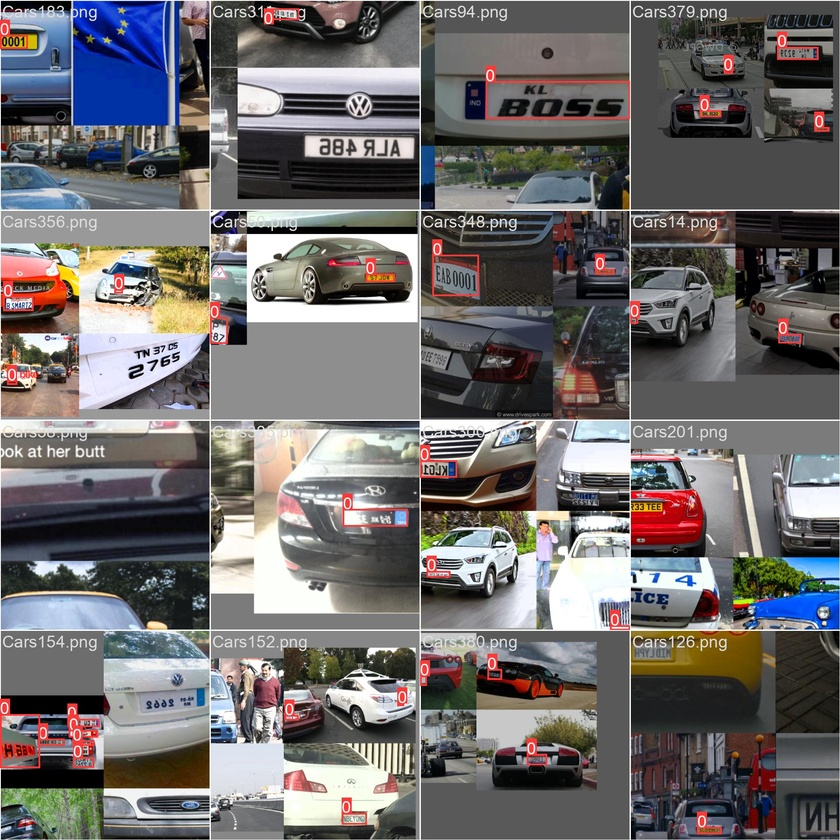
#> input picture models/stepzerotest/train_batch0.jpg, 840 x 840 px, shrunk from 1920 x 1920 before the run; its folder holds only this picture in this run
$ python -i preprocess.py   (imports and definitions only)
#> lines starting #> are read from the running program, lines starting #| are printed output that depends on the picture
import cv2
import os

#BASE_DIR = os.path.dirname(os.path.dirname(os.path.abspath(__file__)))
INPUT_DIR = "/mnt/g/Linux/UbuntuWSLws/plate_recognition_project/data/raw/firstsubset/images"
OUTPUT_DIR = "/mnt/g/Linux/UbuntuWSLws/plate_recognition_project/data/processed/firstsubset/images"
#os.makedirs(OUTPUT_DIR, exist_ok=True)

def preprocess_image(image_path, output_folder):

#> called with image_path = '../models/stepzerotest/train_batch0.jpg', output_folder = 'out.png'
    img = cv2.imread(image_path)
#> img is the input picture: shape (840, 840, 3); mean B, G, R 108, 107.4, 110.5

    if img is None:
        print(f"Error: Could not load image: {image_path}")
        return

    gray = cv2.cvtColor(img, cv2.COLOR_BGR2GRAY)
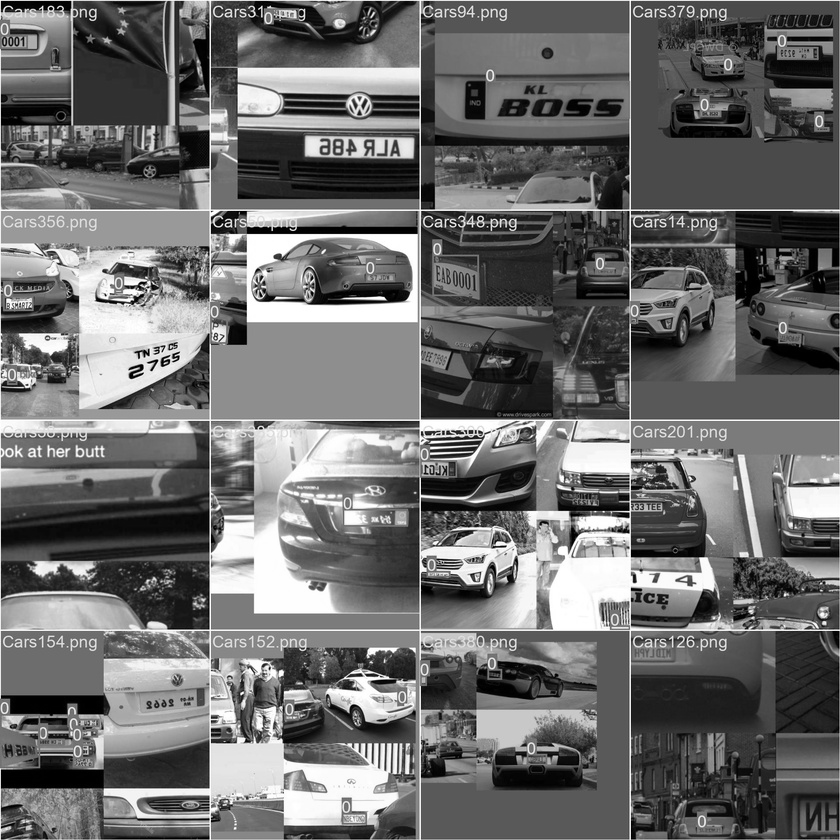
#> gray: shape (840, 840); min 0, max 255, mean 108.4

    equalized = cv2.equalizeHist(gray)
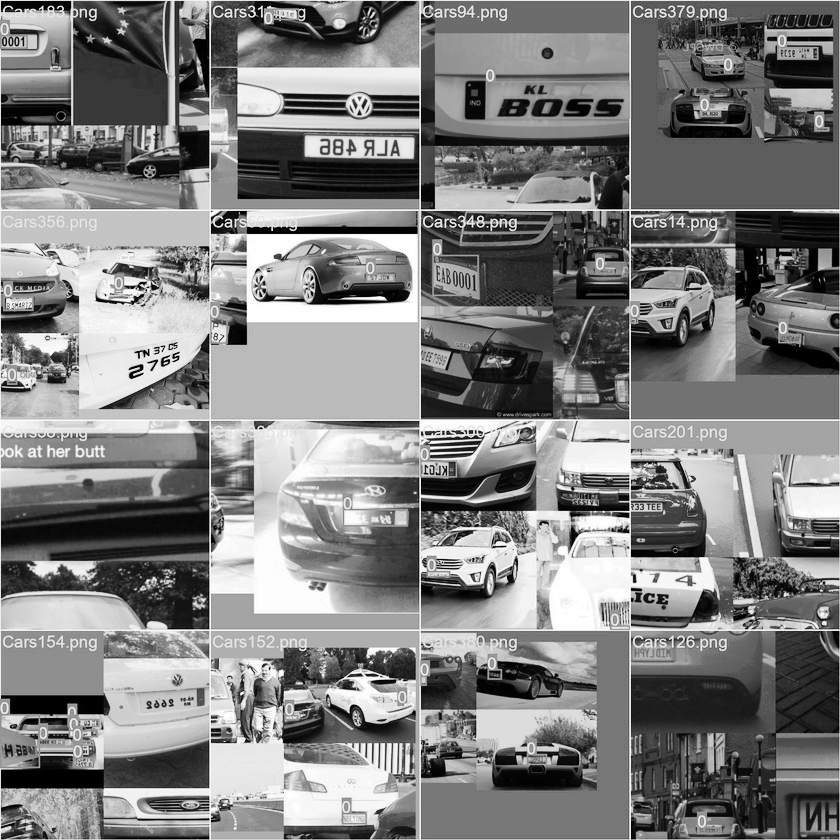
#> equalized: shape (840, 840); min 0, max 255, mean 127.6

    blurred = cv2.GaussianBlur(equalized, (5, 5), 0)

    edges = cv2.Canny(blurred, 100, 200)
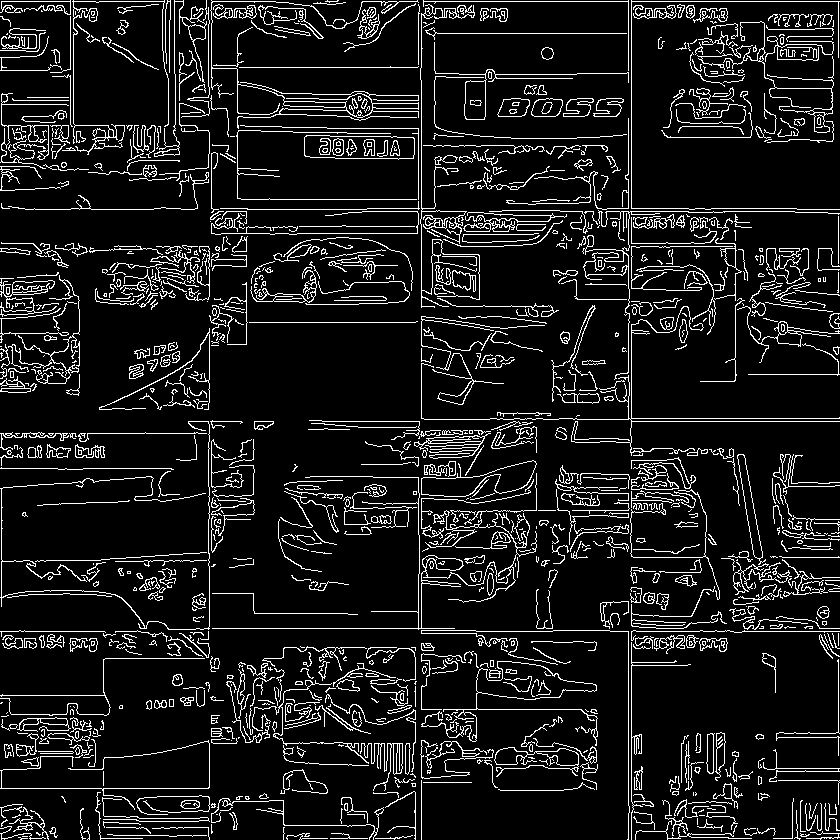
#> edges: shape (840, 840); 10.2% white in thin lines or dots

    os.makedirs(output_folder, exist_ok=True)


    cv2.imwrite(os.path.join(output_folder, "gray_" + os.path.basename(image_path)), gray)
    cv2.imwrite(os.path.join(output_folder, "equalized_" + os.path.basename(image_path)), equalized)
    cv2.imwrite(os.path.join(output_folder, "blurred_" + os.path.basename(image_path)), blurred)
    cv2.imwrite(os.path.join(output_folder, "edges_" + os.path.basename(image_path)), edges)


# [19 lines not run here, left out]

>>> result = preprocess_image('../models/stepzerotest/train_batch0.jpg', 'out.png')

$ run again, on models/stepzerotest/train_batch1.jpg
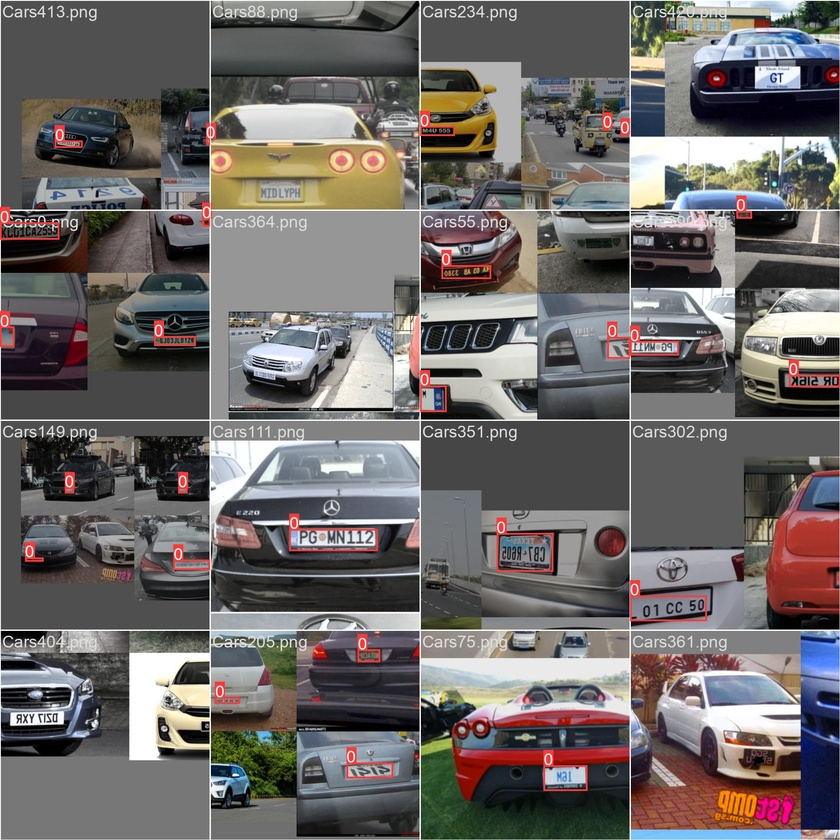
#> input picture models/stepzerotest/train_batch1.jpg, 840 x 840 px, shrunk from 1920 x 1920 before the run
#> in preprocess_image, img is the input picture: shape (840, 840, 3); mean B, G, R 103.8, 105, 109.7
#> in preprocess_image, `equalized = cv2.equalizeHist(gray)`:
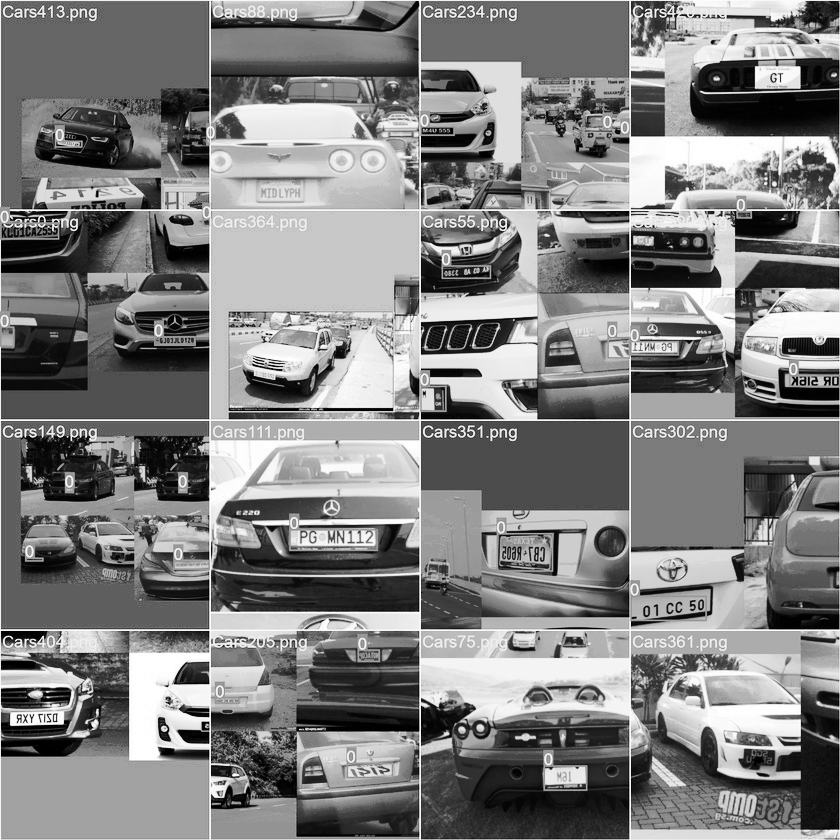
#> equalized: shape (840, 840); min 0, max 255, mean 128.2
#> in preprocess_image, `edges = cv2.Canny(blurred, 100, 200)`:
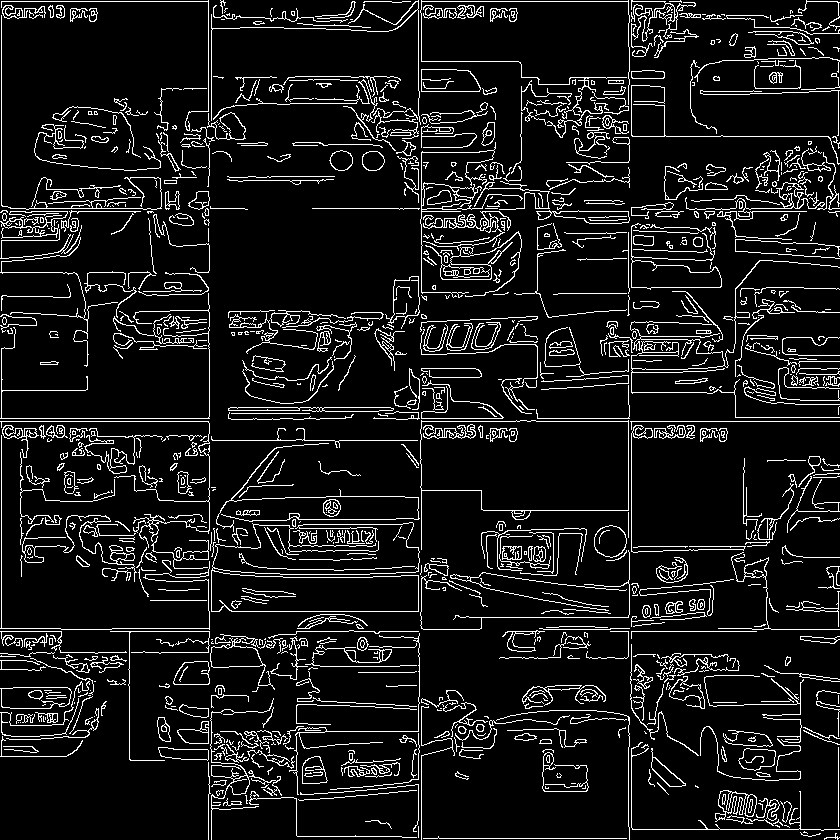
#> edges: shape (840, 840); 9.6% white in thin lines or dots

$ run again, on models/stepzerotest/train_batch1201.jpg
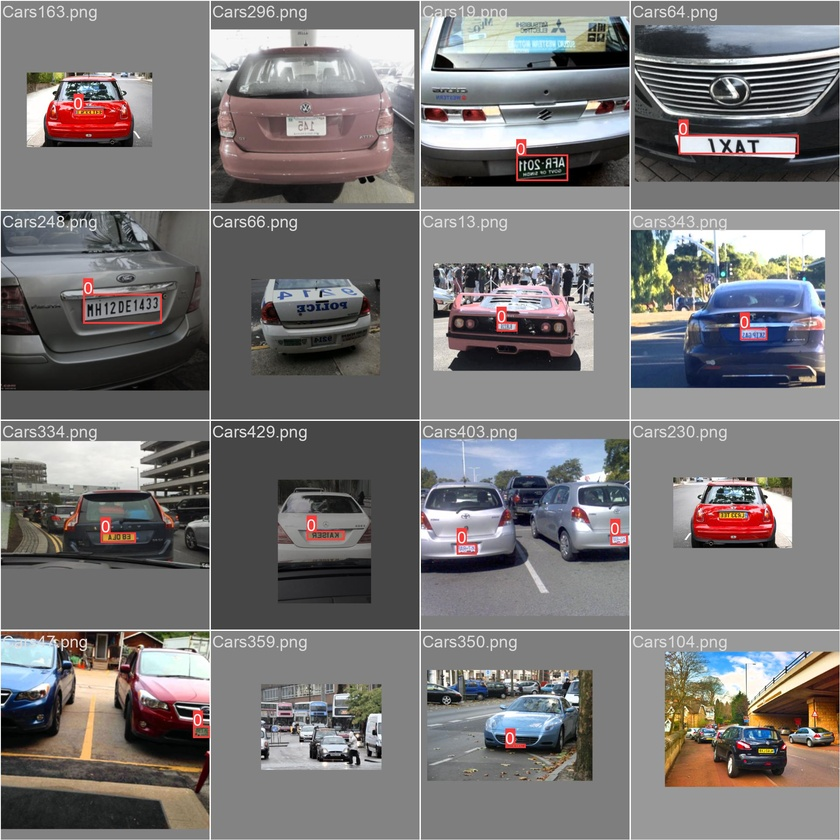
#> input picture models/stepzerotest/train_batch1201.jpg, 840 x 840 px, shrunk from 1920 x 1920 before the run
#> in preprocess_image, img is the input picture: shape (840, 840, 3); mean B, G, R 118.3, 118.1, 120.7
#> in preprocess_image, `equalized = cv2.equalizeHist(gray)`:
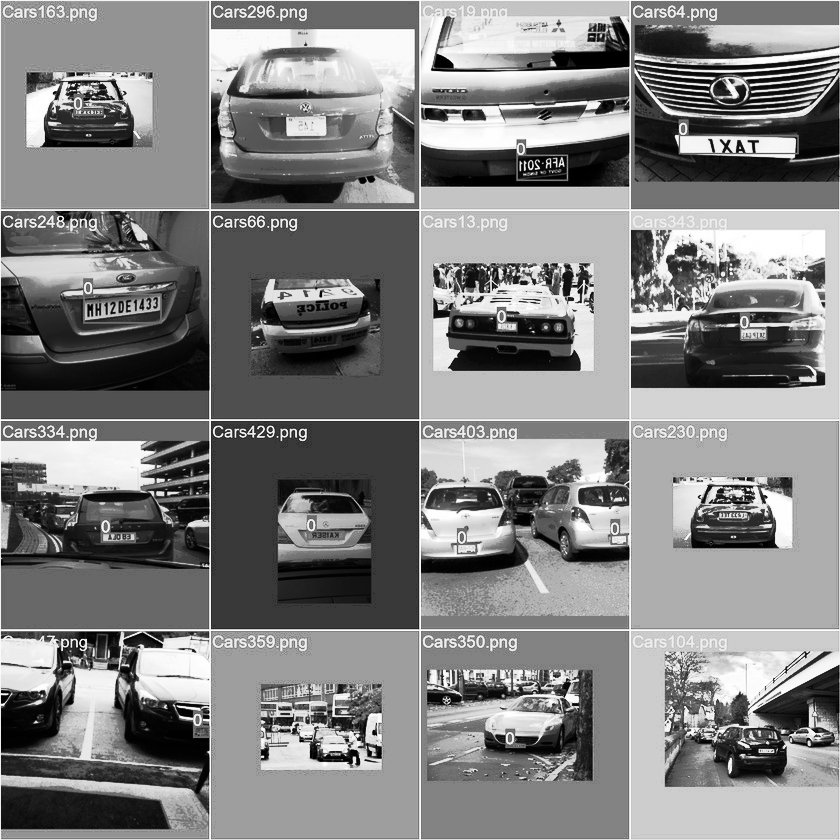
#> equalized: shape (840, 840); min 0, max 255, mean 129.3
#> in preprocess_image, `edges = cv2.Canny(blurred, 100, 200)`:
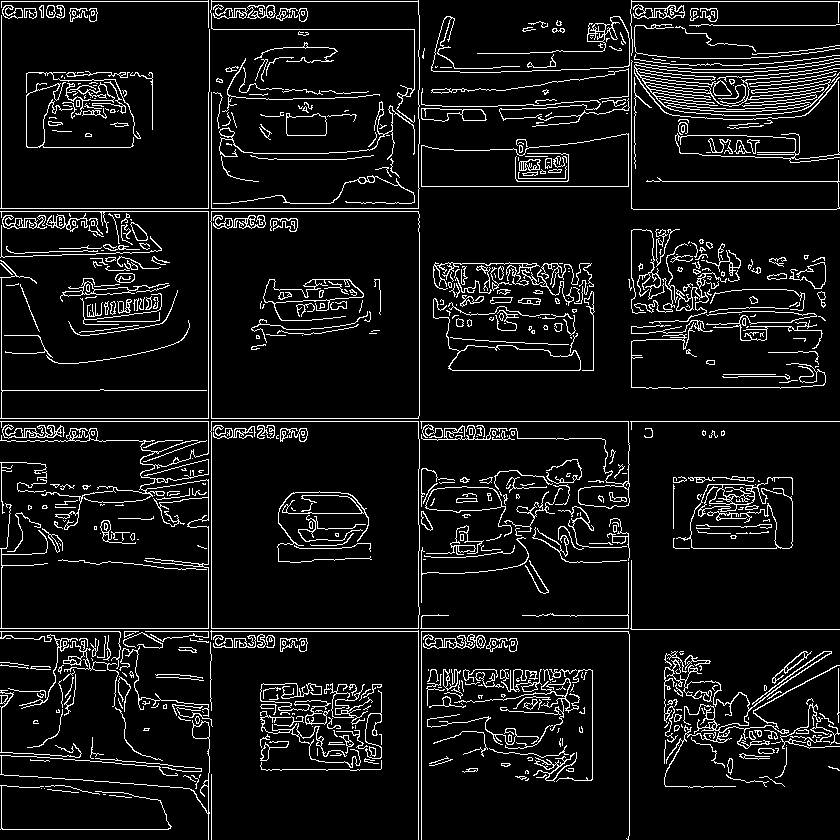
#> edges: shape (840, 840); 8.1% white in thin lines or dots
